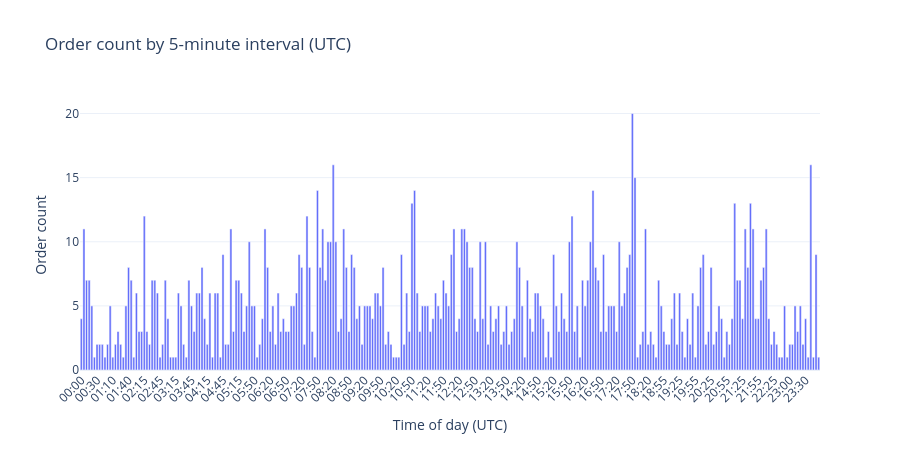

Notebook code for this chart:
### Code cell
local_orders = polybot_all['order_timestamp'].dt.tz_convert('utc')
time_of_day = local_orders.dt.floor('5min').dt.time
order_counts_5min = time_of_day.value_counts().sort_index()
order_counts_5min.index = [t.strftime('%H:%M') for t in order_counts_5min.index]

fig_time = go.Figure()
fig_time.add_trace(go.Bar(
    x=order_counts_5min.index,
    y=order_counts_5min.values,
    name='Orders'
))
fig_time.update_layout(
    title='Order count by 5-minute interval (UTC)',
    xaxis_title='Time of day (UTC)',
    yaxis_title='Order count',
    template='plotly_white', height=450,
    xaxis=dict(tickangle=-45),
)
fig_time.show()

### Figure 1 — Plotly figure (JSON) as saved in the notebook; plotly's stock layout.template omitted (floating-point values rounded to 4 significant figures; data arrays with more than 128 entries replaced by an {"elided": "..."} marker saying what was removed)
{"data": [{"name": "Orders", "type": "bar", "x": {"elided": "282 str values"}, "y": {"elided": "282 int values"}}], "layout": {"height": 450, "title": {"text": "Order count by 5-minute interval (UTC)"}, "xaxis": {"tickangle": -45, "title": {"text": "Time of day (UTC)"}}, "yaxis": {"title": {"text": "Order count"}}}}
